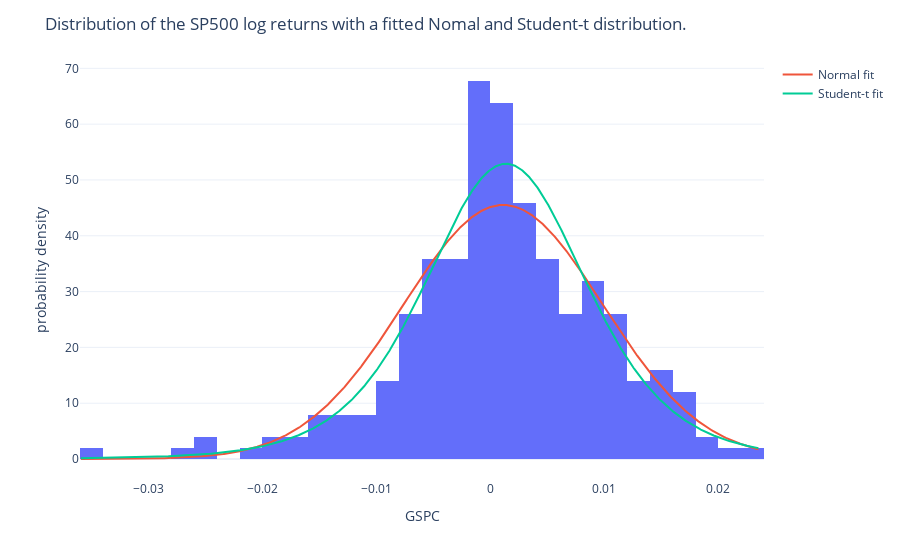

This figure's notebook cell:
### Markdown cell above
Below we see the distribution of log returns for the SP500. They are fitted with a normal curve and a student-t distribution. As predicted, the normal curve is too flat and cannot capture the many extreme values of the SP500. The Student-t seems a reasonable fit and did not pose any difficulties in pyhton as was predicted it could in the task.

### Code cell
sample_line = np.linspace(
    returns_price_SP["GSPC"].min(), returns_price_SP["GSPC"].max(), 1000
)

mu_GSPC, std_GSPC = stats.norm.fit(returns_price_SP["GSPC"])
norm_probab_GSPC = stats.norm.pdf(sample_line, mu_GSPC, std_GSPC)

df_GSPC, loc_GSPC, scale_GSPC = stats.t.fit(returns_price_SP["GSPC"])
t_probab_GSPC = stats.t.pdf(sample_line, df_GSPC, loc_GSPC, scale_GSPC)

fig = px.histogram(returns_price_SP, x="GSPC", histnorm="probability density")
fig.add_trace(
    go.Scatter(x=sample_line, y=norm_probab_GSPC, mode="lines", name="Normal fit")
)
print(
    "Parameters of the Normal function are mu: {} and std: {}.".format(
        round(mu_GSPC, 4), round(std_GSPC, 4)
    )
)
fig.add_trace(
    go.Scatter(x=sample_line, y=t_probab_GSPC, mode="lines", name="Student-t fit")
)
print(
    "Parameters of the Student-t function are v: {}, loc: {}  and scale: {}.".format(
        round(df_GSPC, 4), round(loc_GSPC, 4), round(scale_GSPC, 4)
    )
)
fig.update_layout(
    title="Distribution of the SP500 log returns with a fitted Nomal and Student-t distribution."
)
fig.show()

### Figure 1 — Plotly figure (JSON) as saved in the notebook; plotly's stock layout.template omitted (floating-point values rounded to 4 significant figures; data arrays with more than 128 entries replaced by an {"elided": "..."} marker saying what was removed)
{"data": [{"alignmentgroup": "True", "bingroup": "x", "histnorm": "probability density", "hovertemplate": "GSPC=%{x}<br>probability density=%{y}<extra></extra>", "legendgroup": "", "marker": {"color": "#636efa"}, "name": "", "offsetgroup": "", "orientation": "v", "showlegend": false, "type": "histogram", "x": {"elided": "251 float values"}, "xaxis": "x", "yaxis": "y"}, {"mode": "lines", "name": "Normal fit", "type": "scatter", "x": {"elided": "1000 float values"}, "y": {"elided": "1000 float values"}}, {"mode": "lines", "name": "Student-t fit", "type": "scatter", "x": {"elided": "1000 float values"}, "y": {"elided": "1000 float values"}}], "layout": {"barmode": "relative", "legend": {"tracegroupgap": 0}, "margin": {"t": 60}, "title": {"text": "Distribution of the SP500 log returns with a fitted Nomal and Student-t distribution."}, "xaxis": {"anchor": "y", "domain": [0, 1], "title": {"text": "GSPC"}}, "yaxis": {"anchor": "x", "domain": [0, 1], "title": {"text": "probability density"}}}}
